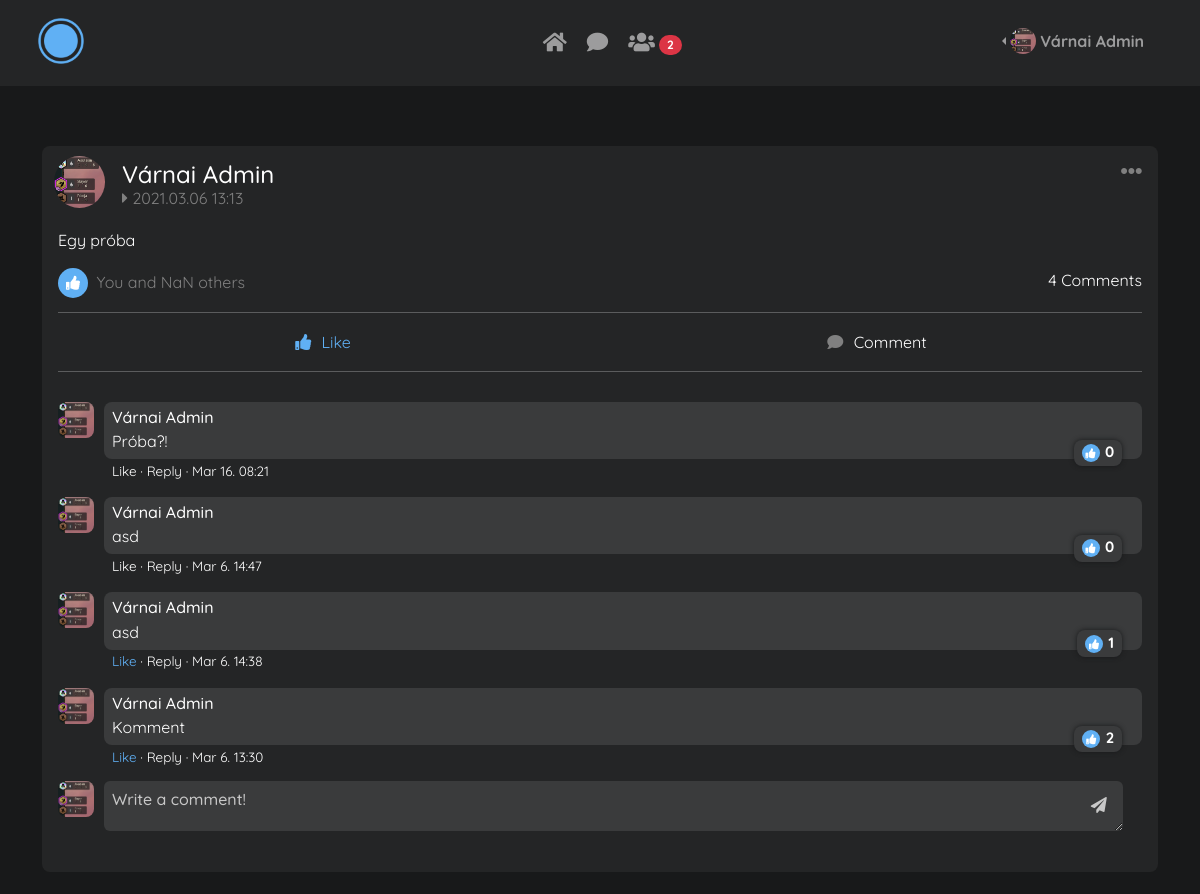
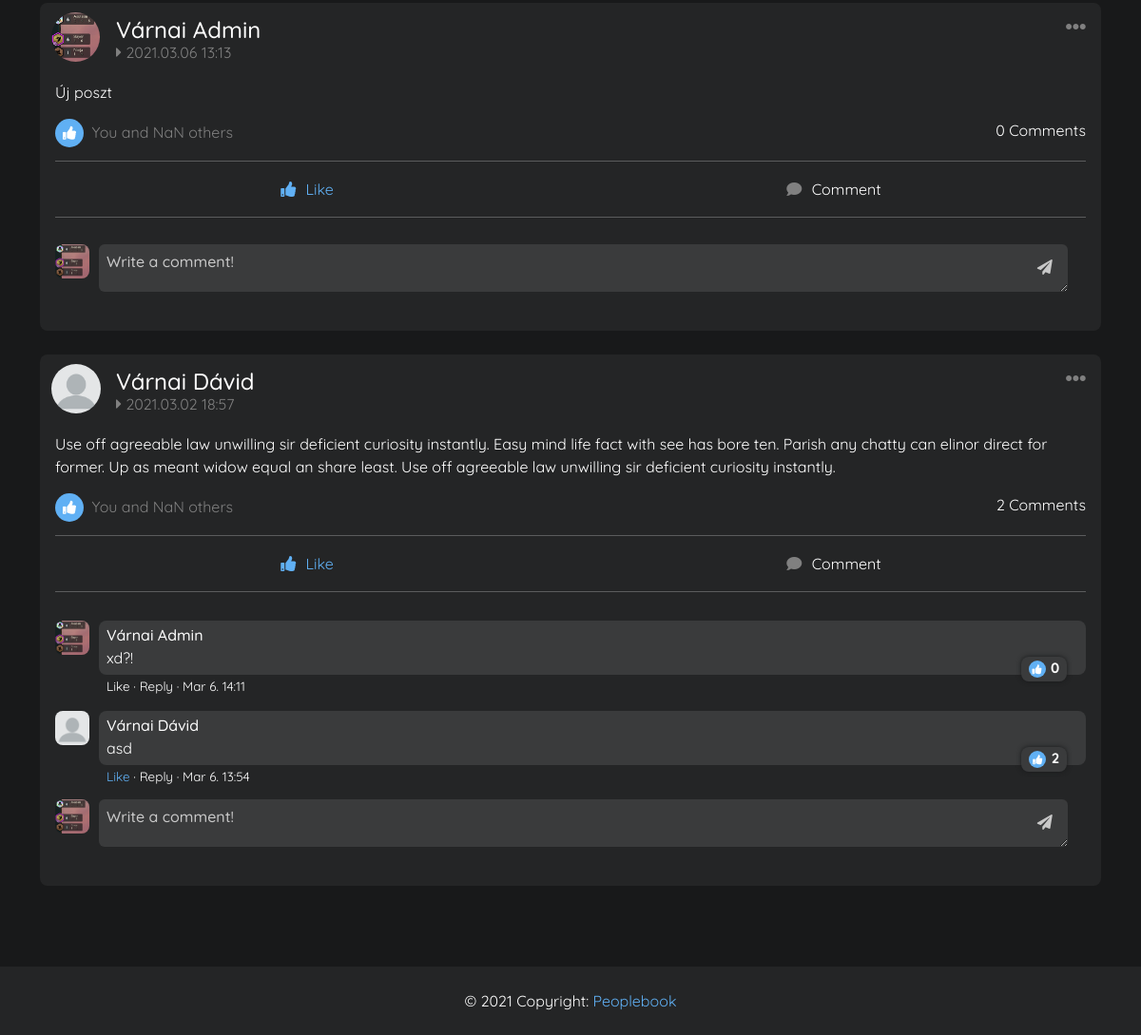
The app's page / (signed in) with its own data (2 pictures, top to bottom).
### blog/models.py (models this page shows, shortened)
class Profile(models.Model):
    GENDER_CHOICES = (
        ('Male', "Male"),
        ('Female', "Female"),
        ('Prefer not to say', "Prefer not to say"),
    )
    COUNTRY_CHOICES = (
        ('Hungary', "Hungary"),
        ('United States', "United States"),
    )
    user = models.OneToOneField(User, default=None, null=True, on_delete=models.CASCADE)
    bio = models.TextField(blank=True, null=True)
    birth_date = models.DateField(blank=True, null=True)
    gender = models.CharField(max_length=50, choices=GENDER_CHOICES, blank=True, null=True)
    country = models.CharField(max_length=50, choices=COUNTRY_CHOICES, blank=True, null=True)
    image = models.ImageField(upload_to="static/pics/profile_pics/", blank=True, null=True)
    background = models.ImageField(upload_to="static/pics/bg_pics/", blank=True)

class Post(models.Model):
    author = models.ForeignKey(User, on_delete=models.CASCADE)
    content = models.TextField()
    date_posted = models.DateTimeField(default=timezone.now)

class Comment(models.Model):
    post = models.ForeignKey(Post, on_delete=models.CASCADE, related_name="comments", default=None)
    author = models.ForeignKey(User, on_delete=models.CASCADE, default=None)
    content = models.TextField()
    date_posted = models.DateTimeField(default=timezone.now)
    likes = models.ManyToManyField(User, related_name="fasz", default=None)
    class Meta:
        ordering = ["-date_posted"]

### blog/views.py (the view)
# urls.py: path('', views.Home, name='home'),
def Home(request):
    if request.is_ajax() and request.method == "POST":
        if 'like' in request.POST:
            post = Post.objects.get(id=request.POST["post_id"])
            user = get_object_or_404(User, id=request.user.id)
            like_post(post=post, user=user)
            data = [{}]
            response = JsonResponse(json.dumps(data, sort_keys=True, default=str, indent=4), safe=False)
            return response
        elif 'unlike' in request.POST:
            post = Post.objects.get(id=request.POST["post_id"])
            user = get_object_or_404(User, id=request.user.id)
            delete_like(post=post, user=user)
            data = [{}]
            response = JsonResponse(json.dumps(data, sort_keys=True, default=str, indent=4), safe=False)
            return response
        elif 'comment_like' in request.POST:
            c = Comment.objects.get(id=request.POST["comment_id"])
            c.likes.add(request.user.id)
            data = [{}]
            response = JsonResponse(json.dumps(data, sort_keys=True, default=str, indent=4), safe=False)
            return response
        elif 'comment_unlike' in request.POST:
            c = Comment.objects.get(id=request.POST["comment_id"])
            c.likes.remove(request.user.id)
            data = [{}]
            response = JsonResponse(json.dumps(data, sort_keys=True, default=str, indent=4), safe=False)
            return response
        elif 'post_remove' in request.POST:
            post = Post.objects.get(id=request.POST["post_id"])
            post.delete()
            data = [{}]
            response = JsonResponse(json.dumps(data, sort_keys=True, default=str, indent=4), safe=False)
            return response
        elif 'add_comment' in request.POST:
            post = Post.objects.get(id=request.POST["comment_post_id"])
            create_comment(post=post, author=request.user,content=request.POST["content"])
            data = [{}]
            response = JsonResponse(json.dumps(data, sort_keys=True, default=str, indent=4), safe=False)
            return response
    else:
        posts = Post.objects.order_by('-date_posted')
        users = User.objects.all()
        user_count = User.objects.count()
        comments = Comment.objects.all()
        context = {
            'title': 'Home',
            'posts': posts,
            'users': users,
            'user_count': user_count,
            'comments': comments,
        }
        return render(request, "blog/home.html", context)

### blog/templates/blog/home.html (shortened to what this page needs)
{% extends "blog/base.html" %}
{% load static %}
{% block head %}
    <link rel="stylesheet" href="{% static 'css/home.css' %}" type="text/css">
    <link rel="stylesheet" href="{% static 'css/form.css'%}" type="text/css">
{% endblock %}
{% block content %}
    <div class="container">
        <div class="row justify-content-center">
            <div class="col-12">
                {% for post in posts %}
                    <div class="card posts" id="post{{forloop.counter}}">
                        <div class="card-header">
                            <a href="{% url 'profile' post.author.id %}">
                                <img src="/{{ post.author.profile.image }}" height="52" class="rounded-circle" alt="Profile Picture">
                            </a>
                            <div class="header-text">
                                <a href="{% url 'profile' post.author.id %}"><h4>{{ post.author.get_full_name }}</h4></a>
                                <p><i class="fas fa-caret-right"></i> {{ post.date_posted|date:"Y.m.d  G:i" }}</p>
                            </div>
                            <a href="" id="postDropMenu" data-bs-toggle="dropdown" aria-expanded="false">
                                <i class="fas fa-ellipsis-h fa-lg"></i>
                            </a>
                        </div>
                        <div class="card-body">
                            <p class="post-content">{{ post.content }}</p>
                            <div class="up-like-comment">
                                <p class="post-likes"><i class="fas fa-thumbs-up"></i> <span id="likeCount{{forloop.counter}}">{{ post.likes.count }}</span></p>
                                <p class="post-comments">{{ post.comments.count }} Comments</p>
                            </div>
                            <div class="down-like-comment">
                                <hr>
                                <form onsubmit="like({{forloop.counter}});return false;" id="likeForm{{forloop.counter}}">
                                    <div class="row">
                                        <div class="col">
                                            <button type="submit" class="btn full-btn like {% for likes in post.likes.all %}{% if request.user == likes.user %}active {% endif %}{% endfor %}" name="likebutton" id="likeContainer{{forloop.counter}}"><i class="fas fa-thumbs-up" id="likeIcon{{forloop.counter}}"></i> <span>Like</span></button>
                                        </div>
                                        <div class="col">
                                            <a onclick="focusComment({{forloop.counter}})" id="commentContainer{{forloop.counter}}" class="btn full-btn comment"><i class="fas fa-comment"></i> Comment</a>
                                        </div>
                                    </div>
                                </form>
                                <hr>
                            </div>
                            {% for comment in comments %}
                                {% if comment.post.id == post.id %}
                                    <div class="comment">
                                        <div class="card-header">
                                            <a href="{% url 'profile' comment.author.id %}">
                                                <img src="/{{ comment.author.profile.image }}" height="36" alt="Profile Picture">
                                            </a>
                                        </div>
                                        <div class="comment-body">
                                            <a href="{% url 'profile' comment.author.id %}">
                                                <h5>{{ comment.author.get_full_name }}</h5>
                                            </a>
                                            <p class="post-content">{{ comment.content }}</p>
                                            <div class="badge comment-like-count" id="commentLikeCountBadge{{forloop.counter}}"><i class="fas fa-thumbs-up"></i> <span id="commentLikeCount{{forloop.counter}}">{{ comment.likes.count }}</span></div>
                                            <form method="POST" onsubmit="likeComment({{forloop.counter}}, '{{request.user.get_full_name}}');return false" id="likeCommentForm{{forloop.counter}}" class="commentLike">
                                                <button type="submit"><span id="likeCommentIcon{{forloop.counter}}">Like</span><span style="color: white !important"> · Reply </span><span>· {{comment.date_posted|date:"M j. H:i"}}</span></button>
                                            </form>
                                        </div>
                                    </div>
                                {% endif %}
                            {% endfor %}
                            {% if request.user.is_authenticated %}
                                <form method="POST" id="comment" onsubmit="addComment({{forloop.counter}}, '{{request.user.profile.image}}', '{{request.user.get_full_name}}');return false;">
                                    <div class="post-wrapper">
                                        <img src="/{{ request.user.profile.image }}" alt="Profile Picture" height="36">
                                        <div class="input-container">
                                            <textarea type="text" name="content" id="comment{{forloop.counter}}" placeholder="Write a comment!" class="input"></textarea>
                                            <button type="submit" class="btn full-btn" name="commentbutton"><i class="fas fa-paper-plane"></i></button>
                                        </div>
                                    </div>
                                </form>
                            {% endif %}
                        </div>
                    </div>
                {% endfor %}
            </div>
        </div>
    </div>
{% endblock %}

### blog/templates/blog/navbar.html (shortened to what this page needs)
{% load static %}
<nav class="navbar navbar-expand-lg navbar-dark" id="navBar">
  <div class="container-fluid justify-content-between custom-nav">
    <div class="d-flex">
      <a class="navbar-brand me-2 mb-1 d-flex align-items-center" href="{% url 'home' %}">
        <img src="{% static 'pics/small_logo.png' %}" alt="Logo" id="navLogo">
      </a>
    </div>
    <ul class="navbar-nav flex-row justify-content-center d-none d-lg-flex">
        <li class="nav-item me-3 me-lg-1">
          <a class="nav-link" href="{% url 'home' %}" title="Home">
            <span><i class="fas fa-home fa-lg"></i></span>
          </a>
        </li>
        <li class="nav-item me-3 me-lg-1">
          <a href="{% url 'chat' %}" class="nav-link" title="Chat">
            <span><i class="fas fa-comment fa-lg"></i></span>
          </a>
        </li>
        <li class="nav-item me-3 me-lg-1">
          <a class="nav-link" href="{% url 'friends' %}" title="Friends">
            <span><i class="fas fa-users fa-lg"></i></span>
            <span class="badge rounded-pill badge-notification bg-danger">2</span>
          </a>
        </li>
    </ul>
    {% if request.user.is_authenticated %}
    <ul class="flex-row">
        <div class="dropdown dropstart btn-group">
            <li class="nav-item me-3 me-lg-1" style="list-style-type: none;">
                <a class="nav-link d-sm-flex align-items-sm-center dropdown-toggle" role="button" id="userDropMenu" data-bs-toggle="dropdown" aria-expanded="false">
                  <img src="/{{ request.user.profile.image }}" class="rounded-circle" height="26" alt="ProfilePicture">
                  <strong class="d-none d-sm-block ms-1">{{ request.user.get_full_name }}</strong>
                </a>
            </li>
        </div>
    </ul>
    {% endif %}
  </div>
</nav>

### static/css/form.css (style rules this page uses)
.input-container { position: relative; width: 100%; z-index: 1; margin-bottom: 25px; }
.input, #getImg { border: none; font-size: 16px; color: #686868; display: block; width: 100%; height: 40px; border-radius: 4px; padding: 0 30px 0 60px; background: var(--light-gray); border-radius: 6px; font-weight: 700; transition: 0.2s; user-select: none; }

### static/css/base.css (style rules this page uses)
:root { --primary-color: #60b0f4; --gray-1: #18191a; --gray-2: #242526; --light-gray: #3a3b3c; --error-color: #e85e6c; --success-color: #5ee883; --border: 2px solid rgba(0,0,0,.125); --border-radius: 8px; }
body { color: white; font-family: 'Quicksand', sans-serif; box-sizing: border-box; }
#navBar, footer { background: #242526; }
#navBar a { font-size: 16px; }
#navLogo { width: 50px; }
.custom-nav { max-width: 96%; }
.flex-row .dropdown .nav-item .nav-link { color: rgba(255, 255, 255, 0.55); margin-top: 12px; }
.d-lg-flex { width: 100%; margin: 0 auto; margin-left: 180px; text-align: center; }
body { background: var(--gray-1); }
.full-btn { text-align: center; color: white; padding: 8px; margin-top: 16px; border-radius: var(--border-radius); }
.full-btn i { margin-right: 6px; }
.posts .card-header { position: relative; display: flex; align-items: center; justify-content: center; }
.posts .card-header h4 { color: white; position: absolute; left: 80px; top: 14px; }
.posts .header-text p { color: gray; position: absolute; left: 80px; top: 40px; }
#postDropMenu { color: gray; position: absolute; right: 16px; top: 14px; }
.posts .card-body { margin-top: 50px; }
.posts .card-header img { position: absolute; top: 10px; left: 12px; }
.post-likes i, .comment-like-count i { color: white !important; font-size: 14px; border-radius: 50%; background: var(--primary-color); padding: 8px; margin-right: 4px; }
.up-like-comment { position: relative; margin-bottom: 44px; }
.post-likes { color: gray; position: absolute; top: 0; left: 0; }
.post-comments { position: absolute; top: 0; right: 0; }
.down-like-comment { margin-top: 60px; }
.down-like-comment hr { margin: 8px 0; }
.down-like-comment .full-btn { margin: 0; width: 100%; }
.like i, .comment i { color: gray; }
.active, .active i, .active span { color: var(--primary-color) !important; }
.comment { position: relative; margin-bottom: 16px; }
.comment .card-header { margin-bottom: 6px; }
.comment-body { margin-left: 46px; background-color: var(--light-gray); border-radius: var(--border-radius); padding: 6px 8px; }
.comment-body a { text-decoration: none; color: gray; font-size: 13px; }
.comment-body h5 { margin-bottom: 2px; color: white; font-size: 16px; }
.comment .post-content { margin-bottom: 0; }
.comment .card-header img { border-radius: var(--border-radius) !important; position: absolute; left: 0 !important; top: 22px !important; }
.posts #comment { overflow: auto; }
.comment-like-count { background-color: var(--light-gray); box-shadow: 0 0 5px var(--gray-1); position: absolute; right: 20px; top: 60px; border-radius: var(--border-radius); }
.comment-like-count span { font-size: 15px; }
.comment-like-count i { padding: 4px; font-size: 10px; margin-right: 2px; }
.commentLike { position: absolute; top: 78px; left: 48px; }
.commentLike button { background-color: transparent; outline: none; border: none; color: white; font-size: 13.5px; }
.post-wrapper { width: 95%; margin-top: 20px; }
#comment img { position: absolute; border-radius: var(--border-radius); }
.posts #comment textarea { color: rgb(200, 200, 200); padding: 6px 8px; margin-left: 46px; padding-right: 36px; min-height: 50px; max-height: 110px; width: 99%; font-weight: 500; }
.posts #comment textarea::placeholder { color: rgb(200, 200, 200); }
.posts #comment .input-container .full-btn { display: block; position: absolute; top: 5px; right: -30px; margin-top: 0; padding: 6px 10px; color: white; border-radius: var(--border-radius); }
.posts form .input-container .full-btn i { margin-right: 0; color: rgb(200, 200, 200); }
.card { border-radius: var(--border-radius); background-color: var(--gray-2); border: none; margin-bottom: 25px; }
.card-header { background-color: unset; border: none; }

### records on screen
Post: author.profile.image (picture), author.get_full_name "Várnai Admin", date_posted "2021.03.06 13:13", content "Egy próba", comments.count "4", user.profile.image (picture)
Comment: author.profile.image (picture), author.get_full_name "Várnai Admin", content "Próba?!", likes.count "0", date_posted "Mar 16. 08:21"
Comment: author.profile.image (picture), author.get_full_name "Várnai Admin", content "asd", likes.count "0", date_posted "Mar 6. 14:47"
Comment: author.profile.image (picture), author.get_full_name "Várnai Admin", content "asd", likes.count "1", date_posted "Mar 6. 14:38"
Comment: author.profile.image (picture), author.get_full_name "Várnai Admin", content "Komment", likes.count "2", date_posted "Mar 6. 13:30"
Post: author.profile.image (picture), author.get_full_name "Várnai Admin", date_posted "2021.03.06 13:13", content "Új poszt", comments.count "0", user.profile.image (picture)
Post: author.profile.image (picture), author.get_full_name "Várnai Dávid", date_posted "2021.03.02 18:57", content "Use off agreeable law unwilling sir deficient curiosity instantly. Easy mind life fact with see has bore ten. Parish any chatty can elinor direct for former. Up as meant widow equal an share least. Use off agreeable law unwilling sir deficient curiosity instantly.", comments.count "2", user.profile.image (picture)
Comment: author.profile.image (picture), author.get_full_name "Várnai Admin", content "xd?!", likes.count "0", date_posted "Mar 6. 14:11"
Comment: author.profile.image (picture), author.get_full_name "Várnai Dávid", content "asd", likes.count "2", date_posted "Mar 6. 13:54"

### other values on screen
{{ request.user.get_full_name }} "Várnai Admin"
